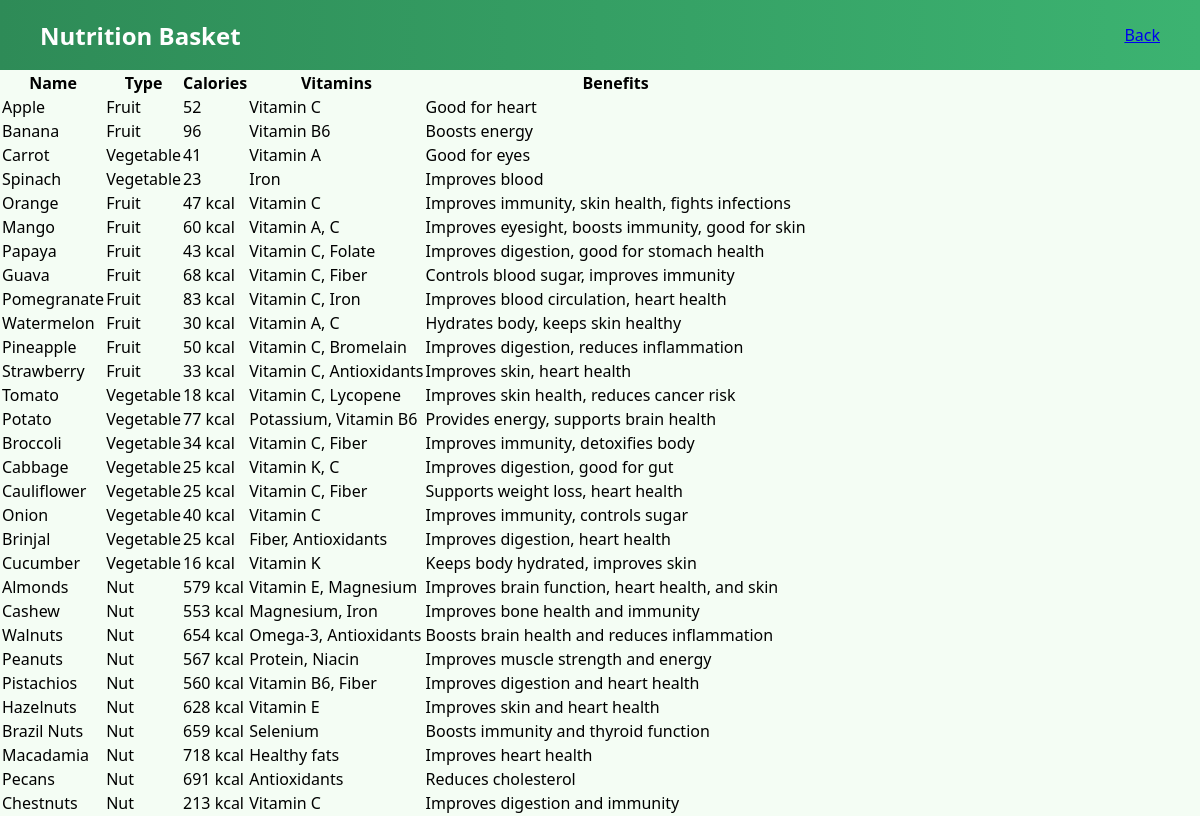
Screenshot of /items (signed in) with the database file from the repository.
### tables this page shows
CREATE TABLE items(
        id INTEGER PRIMARY KEY AUTOINCREMENT,
        name TEXT,
        type TEXT,
        calories TEXT,
        vitamins TEXT,
        benefits TEXT
    , image TEXT, price INTEGER);

### app.py (the view)
@app.route("/items")
def items():
    if "user" not in session:
        return redirect("/login")
    db = get_db()
    cur = db.cursor()
    cur.execute("SELECT * FROM items")
    data = cur.fetchall()
    return render_template("items.html", items=data)

### app.py (called while the page is built)
def get_db():
    return sqlite3.connect("nutrition.db")

### templates/items.html (shortened to what this page needs)
<!DOCTYPE html>
<html>
<head>
  <link rel="stylesheet" href="/static/style.css">
</head>
<body>
<div class="navbar">
  <h2>Nutrition Basket</h2>
  <a href="/dashboard">Back</a>
</div>
<table>
<tr>
  <th>Name</th><th>Type</th><th>Calories</th><th>Vitamins</th><th>Benefits</th>
</tr>
{% for i in items %}
<tr>
  <td>{{ i[1] }}</td>
  <td>{{ i[2] }}</td>
  <td>{{ i[3] }}</td>
  <td>{{ i[4] }}</td>
  <td>{{ i[5] }}</td>
</tr>
{% endfor %}
</table>
</body>
</html>

### static/style.css (style rules this page uses)
* { margin: 0; padding: 0; box-sizing: border-box; font-family: 'Segoe UI', sans-serif; }
body { background: #f4fdf4; }
.navbar { height: 70px; padding: 0 40px; display: flex; justify-content: space-between; align-items: center; background: linear-gradient(90deg, #2e8b57, #3cb371); color: white; }

### rows the page displays
items: name "Apple", type "Fruit", calories "52", vitamins "Vitamin C", benefits "Good for heart"
items: name "Banana", type "Fruit", calories "96", vitamins "Vitamin B6", benefits "Boosts energy"
items: name "Carrot", type "Vegetable", calories "41", vitamins "Vitamin A", benefits "Good for eyes"
items: name "Spinach", type "Vegetable", calories "23", vitamins "Iron", benefits "Improves blood"
items: name "Orange", type "Fruit", calories "47 kcal", vitamins "Vitamin C", benefits "Improves immunity, skin health, fights infections"
items: name "Mango", type "Fruit", calories "60 kcal", vitamins "Vitamin A, C", benefits "Improves eyesight, boosts immunity, good for skin"
items: name "Papaya", type "Fruit", calories "43 kcal", vitamins "Vitamin C, Folate", benefits "Improves digestion, good for stomach health"
items: name "Guava", type "Fruit", calories "68 kcal", vitamins "Vitamin C, Fiber", benefits "Controls blood sugar, improves immunity"
items: name "Pomegranate", type "Fruit", calories "83 kcal", vitamins "Vitamin C, Iron", benefits "Improves blood circulation, heart health"
items: name "Watermelon", type "Fruit", calories "30 kcal", vitamins "Vitamin A, C", benefits "Hydrates body, keeps skin healthy"
items: name "Pineapple", type "Fruit", calories "50 kcal", vitamins "Vitamin C, Bromelain", benefits "Improves digestion, reduces inflammation"
items: name "Strawberry", type "Fruit", calories "33 kcal", vitamins "Vitamin C, Antioxidants", benefits "Improves skin, heart health"
items: name "Tomato", type "Vegetable", calories "18 kcal", vitamins "Vitamin C, Lycopene", benefits "Improves skin health, reduces cancer risk"
items: name "Potato", type "Vegetable", calories "77 kcal", vitamins "Potassium, Vitamin B6", benefits "Provides energy, supports brain health"
items: name "Broccoli", type "Vegetable", calories "34 kcal", vitamins "Vitamin C, Fiber", benefits "Improves immunity, detoxifies body"
items: name "Cabbage", type "Vegetable", calories "25 kcal", vitamins "Vitamin K, C", benefits "Improves digestion, good for gut"
items: name "Cauliflower", type "Vegetable", calories "25 kcal", vitamins "Vitamin C, Fiber", benefits "Supports weight loss, heart health"
items: name "Onion", type "Vegetable", calories "40 kcal", vitamins "Vitamin C", benefits "Improves immunity, controls sugar"
items: name "Brinjal", type "Vegetable", calories "25 kcal", vitamins "Fiber, Antioxidants", benefits "Improves digestion, heart health"
items: name "Cucumber", type "Vegetable", calories "16 kcal", vitamins "Vitamin K", benefits "Keeps body hydrated, improves skin"
items: name "Almonds", type "Nut", calories "579 kcal", vitamins "Vitamin E, Magnesium", benefits "Improves brain function, heart health, and skin"
items: name "Cashew", type "Nut", calories "553 kcal", vitamins "Magnesium, Iron", benefits "Improves bone health and immunity"
items: name "Walnuts", type "Nut", calories "654 kcal", vitamins "Omega-3, Antioxidants", benefits "Boosts brain health and reduces inflammation"
items: name "Peanuts", type "Nut", calories "567 kcal", vitamins "Protein, Niacin", benefits "Improves muscle strength and energy"
items: name "Pistachios", type "Nut", calories "560 kcal", vitamins "Vitamin B6, Fiber", benefits "Improves digestion and heart health"
items: name "Hazelnuts", type "Nut", calories "628 kcal", vitamins "Vitamin E", benefits "Improves skin and heart health"
items: name "Brazil Nuts", type "Nut", calories "659 kcal", vitamins "Selenium", benefits "Boosts immunity and thyroid function"
items: name "Macadamia", type "Nut", calories "718 kcal", vitamins "Healthy fats", benefits "Improves heart health"
items: name "Pecans", type "Nut", calories "691 kcal", vitamins "Antioxidants", benefits "Reduces cholesterol"
items: name "Chestnuts", type "Nut", calories "213 kcal", vitamins "Vitamin C", benefits "Improves digestion and immunity"
